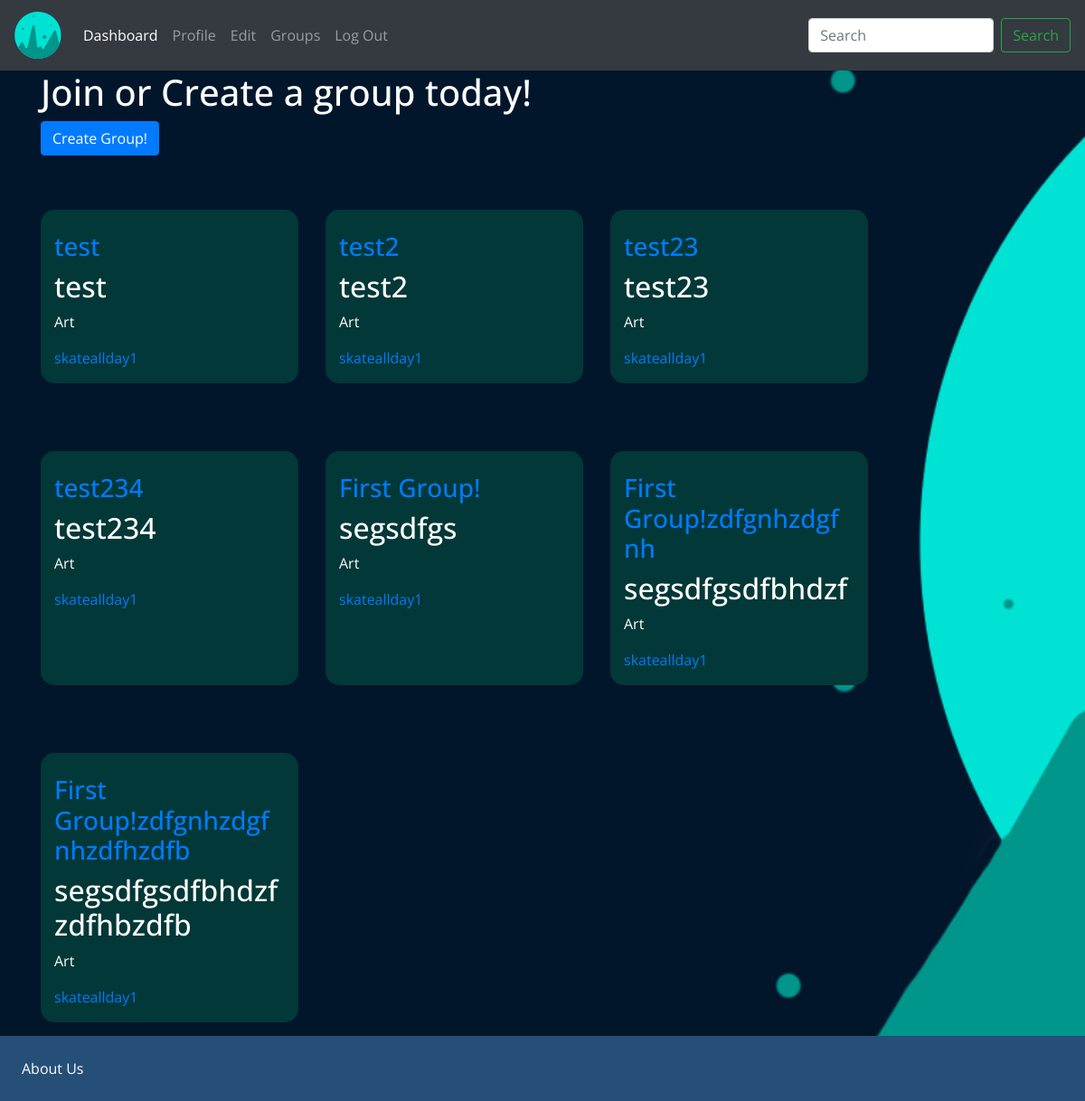
The page /groups (signed in) on the database its author committed.
### tables this page shows
CREATE TABLE groups (
    groupId INTEGER PRIMARY KEY AUTOINCREMENT,
    groupName TEXT NOT NULL,
    groupBio TEXT NOT NULL,
    groupType TEXT NOT NULL,
    groupMembers TEXT NOT NULL,
    groupSize TEXT NOT NULL,
    groupImage TEXT Null);

### app.py (the view, shortened to what this page needs)
@app.route("/groups", methods=['GET', 'POST'])
def groups():
        if g.username:
                form = createGroup(request.form)
                conn =sqlite3.connect('userData.db')
                print ("Opened database successfully")
                c = conn.cursor()
                c.execute('SELECT * FROM groups')
                groups = c.fetchall()
                print(groups)
                return render_template('groups.html', form=form, i=0, groups=groups, username=g.username)
        else:
                flash('Please Login to continue')
                return redirect('Login')

### forms/forms.py
class createGroup(FlaskForm):
    groupName = StringField('title', validators=[DataRequired(), Length(min=2, max=50)])
    groupBio = StringField('content', validators=[DataRequired()], widget=TextArea())
    groupType = SelectField('category', choices=[('Art', 'Art'), ('Music', 'Music'), ('Sports', 'Sports'), ('Travel', 'Travel'),('Food', 'Food'), ('Gaming', 'Gaming'), ('Film', 'Film'), ('Politics', 'Politics')])
    groupImage = FileField('Upload Profile Image')
    submit = SubmitField("Let's Go!")

### app.py (called while the page is built)
@app.before_request
def before_request():
        g.username = None
        if 'username' in session:
                g.username = session['username']

### static/frontend/public/templates/groups.html (shortened to what this page needs)
{% extends "template.html" %} {% block content %}
<div class="container">
    <div class="row">
        <div class="col-sm-12">
            <h1>Join or Create a group today!</h1>
        </div>
    </div>
</div>
<div class="container">
    <div class="row">
        <div class="col-sm-6">
            <button id="slider" class="btn btn-primary">Create Group!</button>
        </div>
    </div>
        <div class="row">
            {% for group in groups %}
                {% if i == 2 %}
        </div>
                    {% set i = 0 %}
                {% else %}
                        <div class="groupBoxes col-sm-3">
                            <a href={{url_for( 'subgroup', subgroup=group[0])}}><h3>{{group[1]}}</h3></a>
                            <h2>{{group[2]}}</h2>
                            <p>{{group[3]}}</p>
                            <a href={{url_for( 'profileUserName', user=group[4])}}><p>{{group[4]}}</p></a>
                        </div>
                    {% set i = i+1 %}
                {% endif %}
            {% endfor %}
       </div>
</div>
{% endblock %}

### static/frontend/public/templates/template.html (shortened to what this page needs)
<!DOCTYPE html>
<html lang="en">
  <head>
    <link rel="stylesheet" href="https://maxcdn.bootstrapcdn.com/bootstrap/4.0.0/css/bootstrap.min.css">
    <link rel="stylesheet" href={{url_for('static', filename='frontend/public/styles.css')}}>
  </head>
  <body class="body">
<nav class="navbar navbar-expand-lg navbar-dark bg-dark">
  <a class="navbar-brand" href={{url_for('dashboard')}}><img src="{{url_for('static', filename='frontend/public/logo.png')}}"></a>
  <div class="collapse navbar-collapse" id="navbarSupportedContent">
    <ul class="navbar-nav mr-auto">
      <li class="nav-item active">
        <a class="nav-link" href={{url_for('dashboard')}}>Dashboard</a>
      </li>
      <li class="nav-item">
        <a class="nav-link" href={{url_for('profile')}}>Profile</a>
      </li>
      <li class="nav-item">
        <a class="nav-link" href={{url_for('addAccount')}}>Edit </a>
      </li>
      <li class="nav-item">
        <a class="nav-link" href={{url_for('groups')}}>Groups </a>
      </li>
      <li class="nav-item">
          <a class="nav-link" href={{url_for('logout')}}>Log Out</a>
      </li>
    </ul>
    <form class="form-inline my-2 my-lg-0">
      <input class="form-control mr-sm-2" type="search" placeholder="Search" aria-label="Search">
      <button class="btn btn-outline-success my-2 my-sm-0" type="submit">Search</button>
    </form>
  </div>
</nav>
{% block content %}{% endblock %}
        <br><br><br>
    <footer class="footer">
      <a href={{url_for('aboutUs')}}>About Us</a>
        </footer>
  </body>
</html>

### static/frontend/public/styles.css (style rules this page uses)
.footer { position: absolute; width: 100%; bottom: 0; padding: 2vmin; margin-top: 5vmin; background: #264f78; }
.footer a { color: #fff; }
.body { min-height: 100vh; position: relative; margin: 0; font-family: 'Open Sans', sans-serif; color: #fff; background-color: #01162B; background-image: url(background2.jpg); background-size: cover; background-repeat: no-repeat; background-attachment: fixed; word-wrap: break-word; }
.groupBoxes { background-color: #023837; border-radius: 15px; margin: 15px; margin-top: 5vmin; }

### rows shown on the page
groups: groupName "test", groupBio "test", groupType "Art", groupMembers "skateallday1"
groups: groupName "test2", groupBio "test2", groupType "Art", groupMembers "skateallday1"
groups: groupName "test23", groupBio "test23", groupType "Art", groupMembers "skateallday1"
groups: groupName "test234", groupBio "test234", groupType "Art", groupMembers "skateallday1"
groups: groupName "First Group!", groupBio "segsdfgs", groupType "Art", groupMembers "skateallday1"
groups: groupName "First Group!zdfgnhzdgfnh", groupBio "segsdfgsdfbhdzf", groupType "Art", groupMembers "skateallday1"
groups: groupName "First Group!zdfgnhzdgfnhzdfhzdfb", groupBio "segsdfgsdfbhdzfzdfhbzdfb", groupType "Art", groupMembers "skateallday1"
